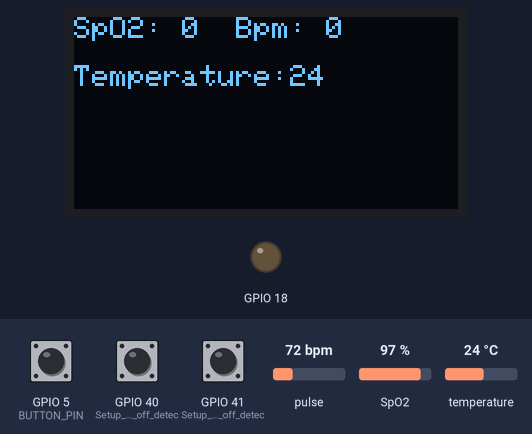
A sketch run on a simulated ESP32. Parts: 128×64 one-colour display, output pins drawn as LEDs (lit = HIGH). Inputs (shaded band) come from the test bench; at power-on: pulse 72 bpm, temperature 24 °C, SpO2 97 %, GPIO 5 (BUTTON_PIN) HIGH, GPIO 40 (Setup_for_leads_off_detec) LOW, GPIO 41 (Setup_for_leads_off_detec) LOW. WiFi joins after 1.5 s; servers stay silent unless stated; what the sketch prints to the serial monitor is not drawn.

Above: at 3.2 s.
3.3 s: pulse set to 42 bpm
At 5.2 s:
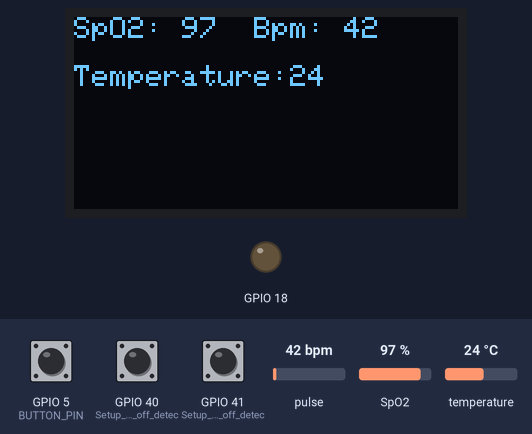
5.9 s: temperature set to 12 °C
At 7.3 s:
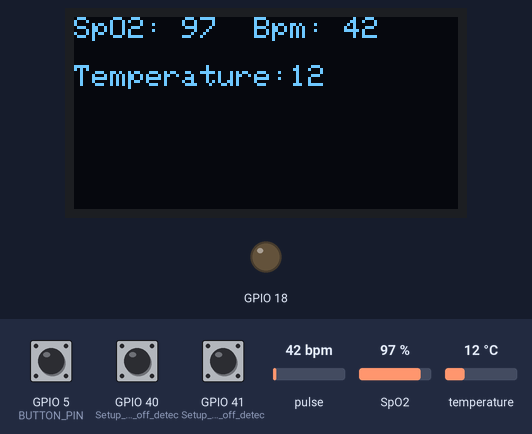
7.6 s: pulse set to 130 bpm
At 8.3 s:
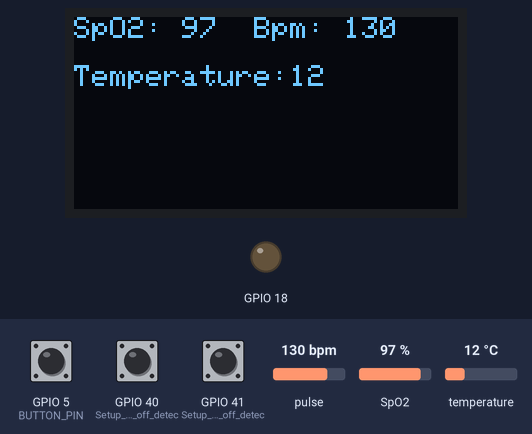
9.2 s: SpO2 set to 80 %
At 10.3 s:
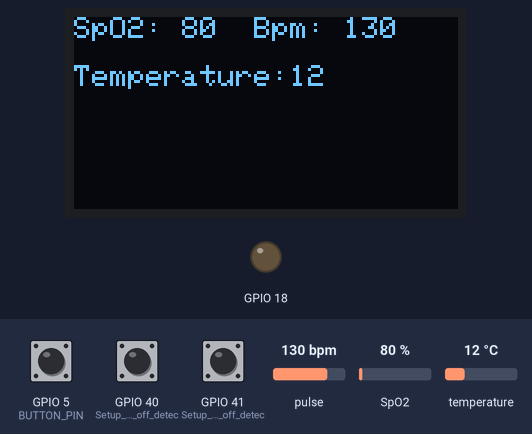
10.7 s: temperature set to 19 °C
Timing chart, 0 to 13.7 s (numbered marks = the images above; inputs shaded):
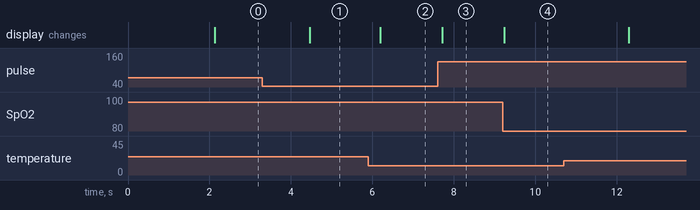

The sketch:

2.5_OLED_thingSpeak_CHEAT.ino
```cpp
//Google Sheet link---- https://script.google.com/u/0/home/projects/1YvN3NOM5-_bfwwdat09xY3o2hHzGp-sqPe9p_jNGbV2-9CPSFjZcXkVw/edit
//Deployment 17/03/2023

//Libraries

#include "WiFi.h"
#include <OneWire.h>
#include <DallasTemperature.h>
#include <Wire.h>
#include "MAX30100_PulseOximeter.h"
#include <ThingSpeak.h>
#include <esp_task_wdt.h>
#include <Adafruit_GFX.h>
#include <Adafruit_SH110X.h>

//#include "FreeRTOS"

//Constants

#define REPORTING_PERIOD_MS 100
#define ONE_WIRE_BUS 4
#define WDT_TIMEOUT 60 * 5
#define BLACK 0
#define BUTTON_PIN 5
#define AIN1 25
#define AIN2 26
#define PWMA 32

//Objects

PulseOximeter pox;
OneWire oneWire(ONE_WIRE_BUS);
DallasTemperature sensors(&oneWire);
DeviceAddress tempDeviceAddress;
TaskHandle_t wifiHandle;
WiFiClient client;
TwoWire myWire(1);
Adafruit_SH1106G display(128, 64, &myWire, -1);


//Varialbes

unsigned long lastTempRequest = 0;  //DS18B20
unsigned long tsLastReport = 0;     //MAX30100
unsigned long adLastReport = 0;     //AD8232
unsigned long lastdataupdate = 0;
unsigned long lastForward = 0;
unsigned long lastReverse = 0;
unsigned long startTime = 0;
unsigned long currentTime = 0;
float temperature = 0.0;
float heartrate;
float bloodoxygen;
int numberOfDevices;
const char* ssid = "Manasi";
const char* password = "manasi.24";
const char* apiKey = "1DNTAUBVIAL7N0C6";
const long channelId = 2108287;
bool lastState = 1;
int currentState;
int frequency;
int channel;
int resolution;

//Flags
bool motorFlag = 0;
bool forward = 1;


void onBeatDetected() {
  Serial.println("Beat!");
}

void configureMax30100() {
  // Configure sensor to use 7.6mA for LED drive
  pox.setIRLedCurrent(MAX30100_LED_CURR_7_6MA);
  // Register a callback routine
  pox.setOnBeatDetectedCallback(onBeatDetected);
}


void setup() {

  esp_task_wdt_init(WDT_TIMEOUT, true);  //enable panic so ESP32 restarts
  esp_task_wdt_add(NULL);

  Serial.begin(115200);
  Serial.print("setup() running on core ");
  Serial.println(xPortGetCoreID());

  //BUTTON

  pinMode(BUTTON_PIN, INPUT_PULLUP);


  Serial.begin(115200);
  Serial.print("setup() running on core ");
  Serial.println(xPortGetCoreID());


  //Buzzer
  ledcSetup(channel, frequency, resolution);
  ledcAttachPin(18, channel);

  //OLED

  myWire.begin(19, 23);
  display.begin(0x3C, 0x3C);
  display.setTextSize(1);
  display.setTextColor(SH110X_WHITE);
  display.clearDisplay();
  display.setCursor(0, 0);
  display.println("Starting...");
  display.display();

  //WIFI

  Serial.println();
  Serial.print("Connecting to wifi: ");
  Serial.println(ssid);
  Serial.flush();
  WiFi.begin(ssid, password);
  while (WiFi.status() != WL_CONNECTED) {
    delay(500);
    Serial.print(".");
  }
  Serial.println("Connected to WiFi");
  ThingSpeak.begin(client);


  //DS18B20

  sensors.begin();
  numberOfDevices = sensors.getDeviceCount();
  Serial.print("Locating temperature sensors...");
  Serial.print("Found ");
  Serial.print(numberOfDevices, DEC);
  Serial.println(" sensors.");
  sensors.getAddress(tempDeviceAddress, 0);
  Serial.print("Found device ");
  sensors.setWaitForConversion(false);
  sensors.requestTemperatures();

  //MAX30100

  Serial.print("Initializing pulse oximeter..");
  Wire.setClock(400000UL);  // I tried changing the I2C_BUS_SPEED to 100Khz, it made no difference in the output values
  // Initialize sensor
  if (!pox.begin()) {
    Serial.println("FAILED");
    for (;;)
      ;
  } else {
    Serial.println("SUCCESS");
  }
  configureMax30100();


  //AD8232

  pinMode(41, INPUT);  // Setup for leads off detection LO +
  pinMode(40, INPUT);  // Setup for leads off detection LO -
  pinMode(A0, INPUT);

  //ThingsSpeak


  //create a task that will be executed in the Task2code() function, with priority 1 and executed on core 1
  xTaskCreatePinnedToCore(
    wifiPart,    /* Task function. */
    "wifiPart",  /* name of task. */
    10000,       /* Stack size of task */
    NULL,        /* parameter of the task */
    1,           /* priority of the task */
    &wifiHandle, /* Task handle to keep track of created task */
    0);          /* pin task to core 1 */
  delay(500);
}

void wifiPart(void* pvParameters) {
  Serial.print("wifiHandle running on core ");
  Serial.println(xPortGetCoreID());

  for (;;) {
    esp_task_wdt_reset();

    // Data Logging

    if (millis() - lastdataupdate > 15000) {
      if (WiFi.status() == WL_CONNECTED) {
        ThingSpeak.setField(1, temperature);
        ThingSpeak.setField(2, heartrate);
        ThingSpeak.setField(3, bloodoxygen);
        //ThingSpeak.setField(4, number4);

        int x = ThingSpeak.writeFields(channelId, apiKey);
        if (x == 200) {
          Serial.println("Channel update successful.");
        } else {
          Serial.println("Problem updating channel. HTTP error code " + String(x));
        }
      }
      lastdataupdate = millis();
    }
  }
}


void loop() {
  esp_task_wdt_reset();

  pox.update();


  //DS18B20

  if (millis() - lastTempRequest >= 2000)  // waited long enough??
  {
    temperature = sensors.getTempC(tempDeviceAddress);
    Serial.print("Temp C: ");
    Serial.print(temperature);
    sensors.requestTemperatures();
    lastTempRequest = millis();
    display.setTextSize(1);
    display.setTextColor(SH110X_WHITE);
    display.setCursor(0, 16);
    display.fillRect(0, 16, 128, 8, BLACK); // Draw a rectangle over the entire line with a black background
    display.setCursor(0, 16);
    display.print("Temperature:");
    display.println(int(temperature));
  }


  // MAX30100

  if (millis() - tsLastReport > REPORTING_PERIOD_MS) {
    Serial.print("Heart rate: ");
    heartrate = pox.getHeartRate();
    Serial.print(heartrate);
    Serial.print(" bpm / SpO2: ");
    bloodoxygen = pox.getSpO2();
    Serial.print(bloodoxygen);
    Serial.println("%");

    tsLastReport = millis();

    display.setTextSize(1);
    display.setTextColor(SH110X_WHITE);
    display.setCursor(0, 0);
    display.fillRect(0, 0, 128, 8, BLACK); // Draw a rectangle over the entire line with a black background
    display.setCursor(0, 0);
    display.print("SpO2: ");
    display.print(int(bloodoxygen));
    display.print("  Bpm: ");
    display.print(int(heartrate));
    display.display();
  }


  //AD8232

  if (millis() - adLastReport > 10) {
    if ((digitalRead(40) == 1) || (digitalRead(41) == 1)) {
      Serial.println('!');
    } else {
      //Serial.println(analogRead(A0));
    }
    adLastReport = millis();
  }

  // Button Check

  currentState = digitalRead(BUTTON_PIN);
  //Serial.println(currentState);

  if (lastState == 0 && currentState == 1) {
    motorFlag = !motorFlag;
    Serial.println("-----------------------------------State changed---------------------------------------");

  }


  lastState = currentState;
  ventilator();


}


void ventilator() {
  //  if(millis() - motorLastReport > 5000)
  //  {
  if (motorFlag == 1) {

    currentTime = millis();
    if (forward && (currentTime - startTime >= 10000)) {
      forward = false;
      startTime = currentTime;
    } else if (!forward && (currentTime - startTime >= 4000)) {
      forward = true;
      startTime = currentTime;
    }

    // Rotate the motor in the current direction
    if (forward) {
      digitalWrite(AIN1, HIGH);
      digitalWrite(AIN2, LOW);
      digitalWrite(PWMA, 255);
      Serial.println("Forward Motor");

    } else {
      digitalWrite(AIN1, LOW);
      digitalWrite(AIN2, HIGH);
      digitalWrite(PWMA, 255);
      Serial.println("Reverse Motor");

    }

  }
  else if (motorFlag == 0) {
    //Serial.println("motor stopped");
    digitalWrite(AIN1, LOW);  //Motor A Rotate AntiClockwise
    digitalWrite(AIN2, LOW);
    digitalWrite(PWMA, 0);
  }
  //motorLastReport= millis();
}
```

Measured:
- after the input at 3.3 s, the display: changes after 1.2 s (image 1)
- after the input at 5.9 s, the display: changes after 0.29 s (image 2)
- after the input at 7.6 s, the display: changes after 0.12 s (image 3)
- after the input at 9.2 s, the display: changes at once (image 4)
